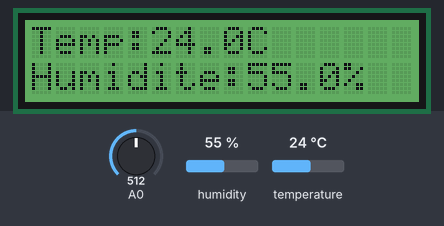
A program run on a simulated Raspberry Pi (BCM pin numbers) with a GrovePi. Shown: 16×2 character LCD. Inputs (shaded band) come from the test bench; at power-on: humidity 55 %, temperature 24 °C, A0 = 512 (analog values on the 0–1023 scale).

Above: at 1.2 s.
1.3 s: humidity set to 22 %
At 12.1 s:
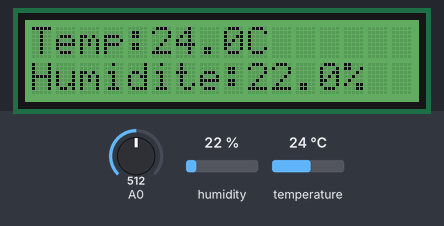
12.4 s: temperature set to 12 °C
At 22.4 s:
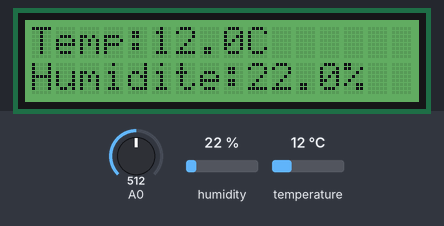
23.0 s: humidity set to 40 %
At 32.6 s:
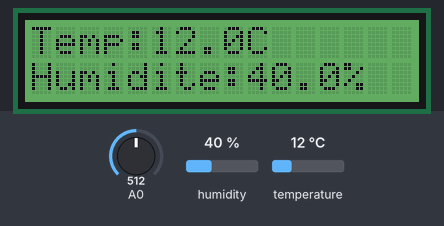
33.6 s: temperature set to 19 °C
At 42.9 s:
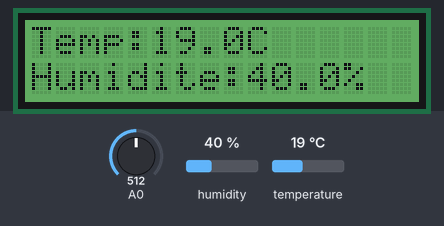
47.6 s: A0 set to 985
At 58.8 s:
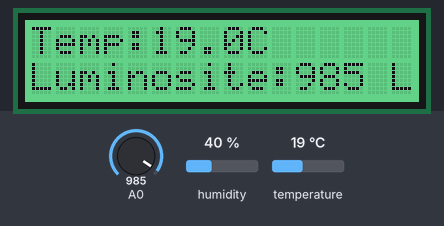
59.7 s: A0 set to 1018
At 69.1 s:
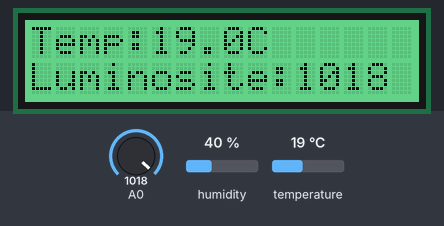
Timing chart, 0 to 70.6 s (numbered marks = the images above; inputs shaded):
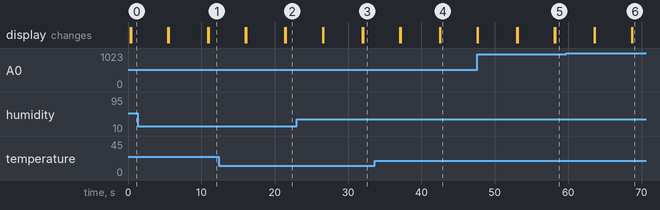

The program:

controle_lcd.py
```python
# -*- coding: utf-8 -*-

from grovepi import *
from grove_rgb_lcd import *
import time

dht_sensor_port = 7     # Connect the DHt sensor to port 7
dht_sensor_type = 0     # change this depending on your sensor type - see header comment

light_sensor = 0
pinMode(light_sensor, "INPUT")


while True:

    [ temp,hum ] = dht(dht_sensor_port,dht_sensor_type)     #Get the temperature and Humidity from the DHT sensor
    sensor_value = analogRead(light_sensor)

    t = str(temp)
    h = str(hum)
    s = str(sensor_value)

    # appelle le programme qui est dans Desktop/GrovePi/Project/Home_weather
    setRGB(50,150,50) #ne fait que changer la couleur

    # affichage de la température et de l'humidité
    setText("Temp:" + t + "C      " + "Humidite:" + h + "%")
    time.sleep(5)

    # affichage de la température et de la luminosité
    setRGB(50,200,100)
    setText("Temp:" + t + "C      " + "Luminosite:" + s + " L")
    time.sleep(5)
```

Measured:
- the behaviour switches between 999 and 1000 on A0 (found by bisection; images 5 and 6)
- after the input at 59.7 s, the display: first differs from a run without the input after 9.0 s (image 6)
- what the display in image 4 shows lasts 5.0 s, from 42.6 s to 47.6 s
